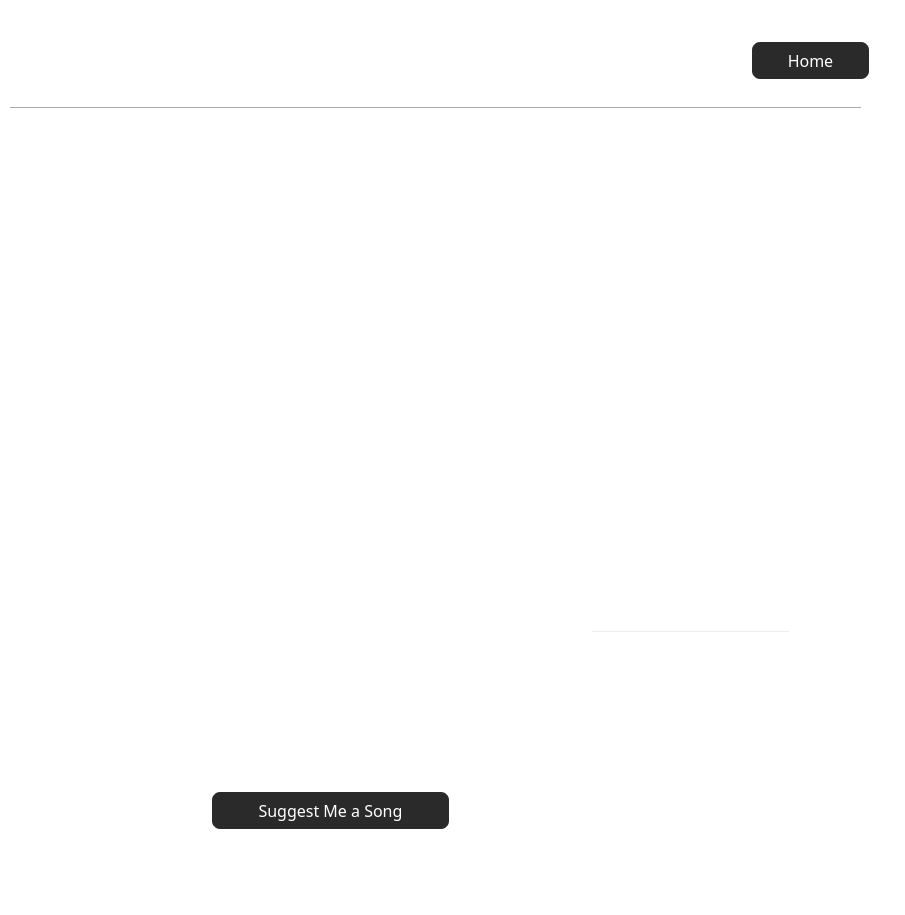
<?xml version="1.0" encoding="UTF-8"?>
<ui version="4.0">
 <class>MainMenu</class>
 <widget class="QMainWindow" name="MainMenu">
  <property name="geometry">
   <rect>
    <x>0</x>
    <y>0</y>
    <width>905</width>
    <height>915</height>
   </rect>
  </property>
  <property name="windowTitle">
   <string>Main Menu</string>
  </property>
  <property name="autoFillBackground">
   <bool>false</bool>
  </property>
  <property name="styleSheet">
   <string notr="true">background-color: rgb(255, 255, 255);</string>
  </property>
  <widget class="QWidget" name="centralwidget">
   <property name="styleSheet">
    <string notr="true">QPushButton{
background-color: rgb(42,42,42);
	color: rgb(255, 255, 255);
border-width:2px;
border-style:solid;
border-color: rgb(255, 255, 255);
border-radius: 10px;
}

QPushButton::hover
{
   
	color: rgb(30, 30, 30);
	background-color: rgba(92,201,107,255);
}

</string>
   </property>
   <widget class="QLabel" name="logo">
    <property name="geometry">
     <rect>
      <x>10</x>
      <y>10</y>
      <width>291</width>
      <height>91</height>
     </rect>
    </property>
    <property name="text">
     <string/>
    </property>
    <property name="pixmap">
     <pixmap>images/header.png</pixmap>
    </property>
    <property name="scaledContents">
     <bool>true</bool>
    </property>
   </widget>
   <widget class="QPushButton" name="btn_suggest_song">
    <property name="geometry">
     <rect>
      <x>210</x>
      <y>790</y>
      <width>241</width>
      <height>41</height>
     </rect>
    </property>
    <property name="font">
     <font>
      <family>Poppins Medium</family>
      <pointsize>12</pointsize>
     </font>
    </property>
    <property name="styleSheet">
     <string notr="true"/>
    </property>
    <property name="text">
     <string>Suggest Me a Song</string>
    </property>
   </widget>
   <widget class="Line" name="line">
    <property name="geometry">
     <rect>
      <x>10</x>
      <y>100</y>
      <width>851</width>
      <height>16</height>
     </rect>
    </property>
    <property name="styleSheet">
     <string notr="true">color:rgba(92,201,107,255);
border-color: rgba(92,201,107,255);</string>
    </property>
    <property name="orientation">
     <enum>Qt::Horizontal</enum>
    </property>
   </widget>
   <widget class="QLabel" name="logo_3">
    <property name="geometry">
     <rect>
      <x>50</x>
      <y>100</y>
      <width>801</width>
      <height>821</height>
     </rect>
    </property>
    <property name="styleSheet">
     <string notr="true">background-color: rgba(255, 255, 255, 0);</string>
    </property>
    <property name="text">
     <string/>
    </property>
    <property name="pixmap">
     <pixmap>images/music.png</pixmap>
    </property>
    <property name="scaledContents">
     <bool>true</bool>
    </property>
   </widget>
   <widget class="QLabel" name="lbl_mood">
    <property name="geometry">
     <rect>
      <x>140</x>
      <y>620</y>
      <width>121</width>
      <height>71</height>
     </rect>
    </property>
    <property name="font">
     <font>
      <family>Poppins Medium</family>
      <pointsize>28</pointsize>
     </font>
    </property>
    <property name="styleSheet">
     <string notr="true">background-color: rgba(255, 255, 255, 0);
color: rgb(255, 255, 255);</string>
    </property>
    <property name="text">
     <string>100%</string>
    </property>
    <property name="alignment">
     <set>Qt::AlignCenter</set>
    </property>
   </widget>
   <widget class="QPushButton" name="btn_home">
    <property name="geometry">
     <rect>
      <x>750</x>
      <y>40</y>
      <width>121</width>
      <height>41</height>
     </rect>
    </property>
    <property name="font">
     <font>
      <family>Poppins Medium</family>
      <pointsize>12</pointsize>
     </font>
    </property>
    <property name="styleSheet">
     <string notr="true"/>
    </property>
    <property name="text">
     <string>Home</string>
    </property>
    <property name="icon">
     <iconset>
      <normaloff>images/home.png</normaloff>images/home.png</iconset>
    </property>
   </widget>
   <widget class="QLineEdit" name="txt_artist">
    <property name="geometry">
     <rect>
      <x>590</x>
      <y>630</y>
      <width>201</width>
      <height>41</height>
     </rect>
    </property>
    <property name="font">
     <font>
      <family>Poppins Medium</family>
     </font>
    </property>
    <property name="styleSheet">
     <string notr="true">color: rgb(255, 255, 255);
background-color: rgba(255, 255, 255, 0);
border-color: rgb(0, 255, 255);
</string>
    </property>
    <property name="placeholderText">
     <string>Charlie Puth</string>
    </property>
   </widget>
   <widget class="QLabel" name="lbl_video">
    <property name="geometry">
     <rect>
      <x>100</x>
      <y>150</y>
      <width>701</width>
      <height>511</height>
     </rect>
    </property>
    <property name="text">
     <string/>
    </property>
    <property name="pixmap">
     <pixmap>images/home.png</pixmap>
    </property>
    <property name="scaledContents">
     <bool>true</bool>
    </property>
   </widget>
   <zorder>lbl_video</zorder>
   <zorder>logo</zorder>
   <zorder>line</zorder>
   <zorder>logo_3</zorder>
   <zorder>lbl_mood</zorder>
   <zorder>btn_home</zorder>
   <zorder>btn_suggest_song</zorder>
   <zorder>txt_artist</zorder>
  </widget>
  <widget class="QMenuBar" name="menubar">
   <property name="geometry">
    <rect>
     <x>0</x>
     <y>0</y>
     <width>905</width>
     <height>26</height>
    </rect>
   </property>
  </widget>
  <widget class="QStatusBar" name="statusbar"/>
 </widget>
 <resources/>
 <connections/>
</ui>
